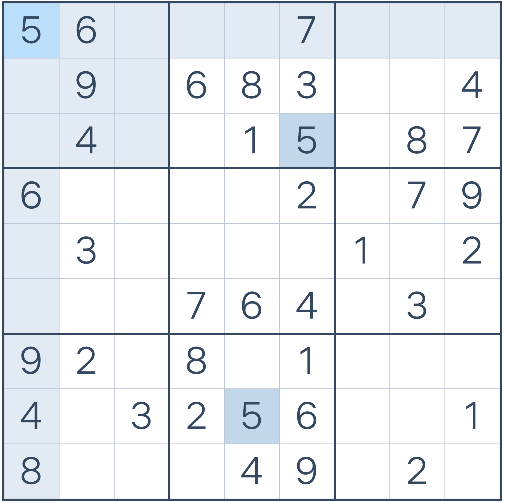
#> input picture OCR testing/OCR demo.PNG, 506 x 503 px, found by its file name
$ python ocr_test.py
#> lines starting #> are read from the running program, lines starting #| are printed output that depends on the picture; after the words box and inside, x2 and y2 are one past the last pixel; in counts of white or black regions, pixels touching at a corner belong together
import cv2
import numpy  as np
from sklearn.datasets import load_digits
from sklearn.model_selection import train_test_split

def train_knn():
    digits = load_digits()
    data = digits.images
    labels = digits.target

    samples = data.reshape((len(data), -1)).astype(np.float32)

    X_train, X_test, y_train, y_test = train_test_split(samples, labels, test_size=0.2, random_state=42)

    knn = cv2.ml.KNearest_create()
    knn.train(X_train, cv2.ml.ROW_SAMPLE, y_train)

    return knn

def preprocess_cell(cell_img):
    resized = cv2.resize(cell_img, (8, 8), interpolation=cv2.INTER_AREA)
    resized = resized.astype(np.float32)
    flattened = resized.flatten().reshape(1, -1)
    return flattened

def predict_sudoku_board(image_path, knn):
#> called with image_path = 'OCR testing/OCR demo.PNG'
    img = cv2.imread(image_path)
#> img is the input picture: shape (503, 506, 3); mean B, G, R 242.2, 238, 233.9
    gray = cv2.cvtColor(img, cv2.COLOR_BGR2GRAY)
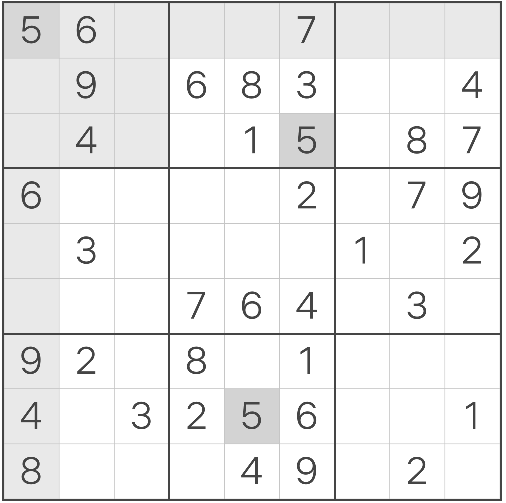
#> gray: shape (503, 506); min 69, max 255, mean 237.2
    blurred = cv2.GaussianBlur(gray, (3, 3), 0)
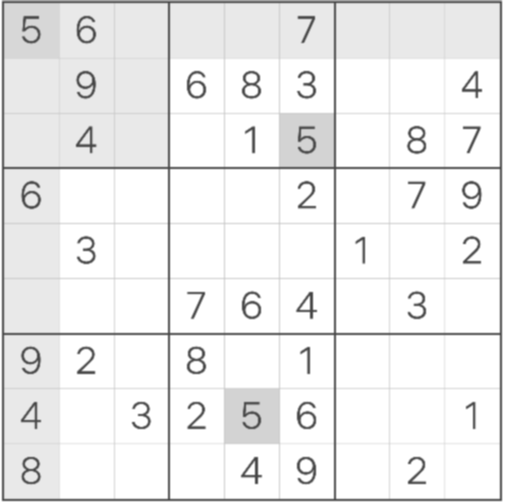
#> blurred: shape (503, 506); min 69, max 255, mean 237.2
    thresh = cv2.adaptiveThreshold(blurred, 255, cv2.ADAPTIVE_THRESH_MEAN_C, cv2.THRESH_BINARY_INV, 11, 2)
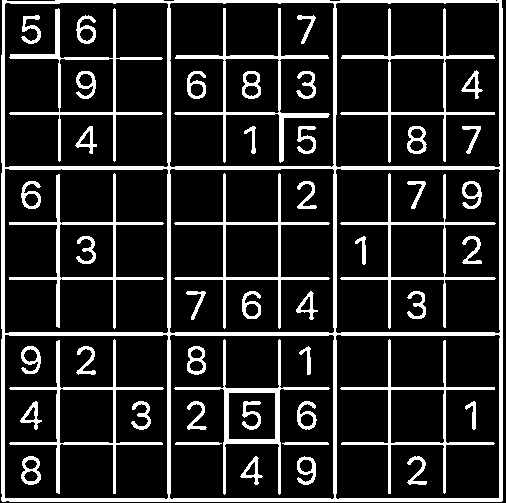
#> thresh: shape (503, 506); 16% white; 50 white regions, largest, box (x1, y1, x2, y2) and area: (1, 0, 503, 502) 14930, (174, 8, 330, 163) 2110, (9, 173, 164, 329) 1940
    inverted = cv2.bitwise_not(thresh)

    kernel = cv2.getStructuringElement(cv2.MORPH_RECT, (2, 2))
    dilated = cv2.dilate(inverted, kernel)
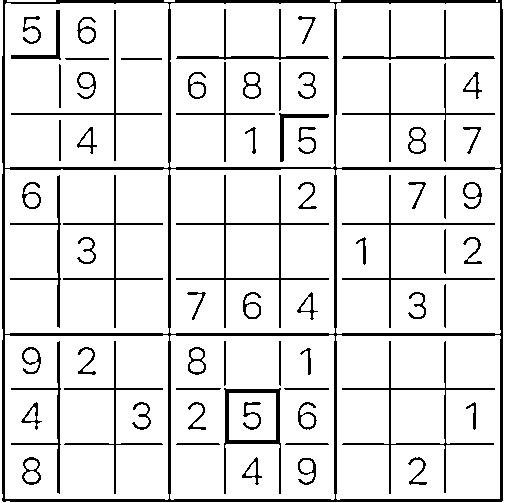
#> dilated: shape (503, 506); 88.8% white; 68 black regions, largest, box (x1, y1, x2, y2) and area: (2, 0, 503, 502) 11353, (176, 175, 329, 328) 1208, (342, 341, 495, 494) 1168
    clahe = cv2.createCLAHE(clipLimit=2.0, tileGridSize=(8, 8))
    contrast = clahe.apply(dilated)

    height, width = contrast.shape
#> height = 503; width = 506
    cell_h, cell_w = height // 9, width // 9
#> cell_h = 55; cell_w = 56

    board = []

    for i in range(9):
        row = []
        for j in range(9):
            x1, y1 = j * cell_w, i * cell_h
            x2, y2 = (j + 1) * cell_w, (i + 1) * cell_h

            cell = thresh[y1:y2, x1:x2]

            if cv2.countNonZero(cell) < 20:
                row.append('')
                continue

            processed = preprocess_cell(cell)
            _, result, _, _ = knn.findNearest(processed, k=3)
            row.append(int(result[0][0]))
        board.append(row)
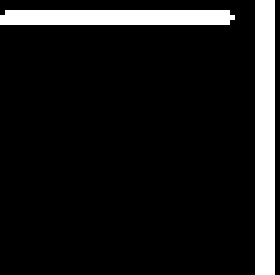
#> cell: shape (55, 56) (shown 5 times larger); 11.6% white; 2 white regions, box (x1, y1, x2, y2) and area: (51, 0, 55, 55) 220, (0, 2, 47, 5) 138
#> after the loop, board = 9 items, first 6: [1, 1, 5, 5, 7, 1, 7, 7, 7], [5, 1, 5, 1, 1, 1, 7, 7, 1], [5, 1, 5, 7, 5, 1, 7, 1, 1], [1, 5, 5, 5, 5, 1, 7, 1, 1], [5, 1, 5, 7, 7, 7, 5, 7, 1], [5, 5, 5, 1, 1, 1, 7, 1, 7]

    return board


# usage
knn_model = train_knn()
sudoku_board = predict_sudoku_board("OCR testing/OCR demo.PNG", knn_model)
#> sudoku_board has the same summary as board in predict_sudoku_board

for row in sudoku_board:
    print(row)
#> this loop made 9 passes
#> row on passes 1 to 9: [1, 1, 5, 5, 7, 1, 7, 7, 7], [5, 1, 5, 1, 1, 1, 7, 7, 1], [5, 1, 5, 7, 5, 1, 7, 1, 1], [1, 5, 5, 5, 5, 1, 7, 1, 1], [5, 1, 5, 7, 7, 7, 5, 7, 1], [5, 5, 5, 1, 1, 1, 7, 1, 7], [1, 1, 5, 1, 5, 5, 7, 5, 7], [7, 5, 1, 1, 1, 1, 7, 7, 5], [1, 5, 5, 5, 1, 1, 7, 1, 7]
#| [1, 1, 5, 5, 7, 1, 7, 7, 7]
#| [5, 1, 5, 1, 1, 1, 7, 7, 1]
#| [5, 1, 5, 7, 5, 1, 7, 1, 1]
#| [1, 5, 5, 5, 5, 1, 7, 1, 1]
#| [5, 1, 5, 7, 7, 7, 5, 7, 1]
#| [5, 5, 5, 1, 1, 1, 7, 1, 7]
#| [1, 1, 5, 1, 5, 5, 7, 5, 7]
#| [7, 5, 1, 1, 1, 1, 7, 7, 5]
#> (further printed lines are left out)
